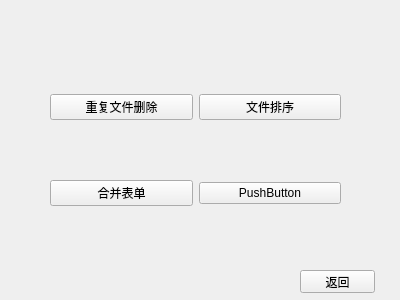
<?xml version="1.0" encoding="UTF-8"?>
<ui version="4.0">
 <class>Form</class>
 <widget class="QWidget" name="Form">
  <property name="geometry">
   <rect>
    <x>0</x>
    <y>0</y>
    <width>400</width>
    <height>300</height>
   </rect>
  </property>
  <property name="windowTitle">
   <string>File Management</string>
  </property>
  <property name="windowIcon">
   <iconset>
    <normaloff>images/file.png</normaloff>images/file.png</iconset>
  </property>
  <widget class="QWidget" name="gridLayoutWidget">
   <property name="geometry">
    <rect>
     <x>50</x>
     <y>40</y>
     <width>291</width>
     <height>221</height>
    </rect>
   </property>
   <layout class="QGridLayout" name="gridLayout">
    <item row="0" column="1">
     <widget class="QPushButton" name="pushButton_2">
      <property name="text">
       <string>文件排序</string>
      </property>
     </widget>
    </item>
    <item row="0" column="0">
     <widget class="QPushButton" name="pushButton">
      <property name="text">
       <string>重复文件删除</string>
      </property>
     </widget>
    </item>
    <item row="1" column="0">
     <widget class="QPushButton" name="pushButton_3">
      <property name="text">
       <string>合并表单</string>
      </property>
     </widget>
    </item>
    <item row="1" column="1">
     <widget class="QPushButton" name="pushButton_4">
      <property name="text">
       <string>PushButton</string>
      </property>
     </widget>
    </item>
   </layout>
  </widget>
  <widget class="QPushButton" name="btn_backMainWin">
   <property name="geometry">
    <rect>
     <x>300</x>
     <y>270</y>
     <width>75</width>
     <height>23</height>
    </rect>
   </property>
   <property name="text">
    <string>返回</string>
   </property>
  </widget>
 </widget>
 <resources/>
 <connections/>
</ui>
